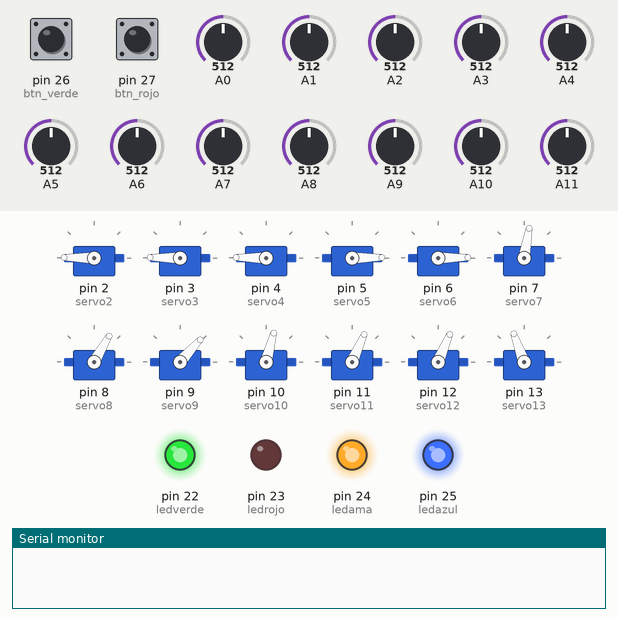
Recording of a sketch running on a simulated Arduino Mega 2560, built with avr-gcc and run on an emulated ATmega2560. Parts: 12 × servo, output pins drawn as LEDs (lit = HIGH), the last lines printed to the serial monitor. The inputs (shaded band) are chosen by the test bench; at power-on: pin 26 (btn_verde) LOW, A0 = 512, A1 = 512, A3 = 512, A6 = 512, A7 = 512, pin 27 (btn_rojo) LOW, A2 = 512, A4 = 512, A5 = 512, A8 = 512, A9 = 512, A10 = 512, A11 = 512.

Above: at 1.2 s.
1.3 s: pin 26 (btn_verde) pulled HIGH for 0.15 s
At 2.7 s:
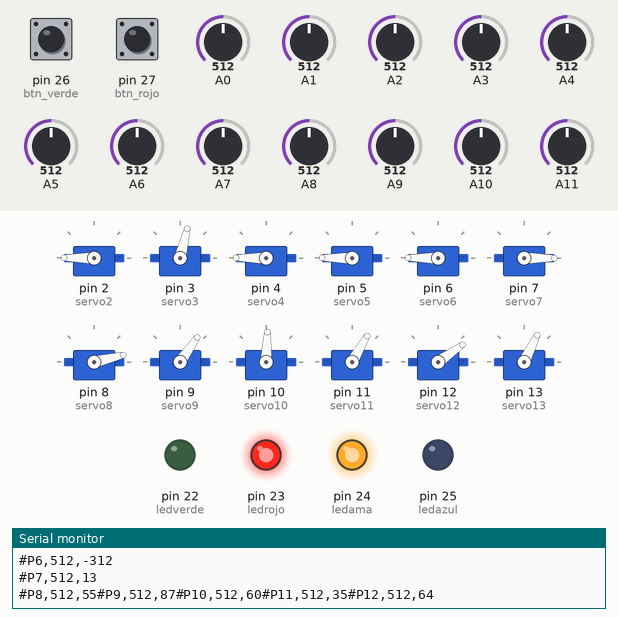
3.0 s: A0 set to 716
At 4.0 s:
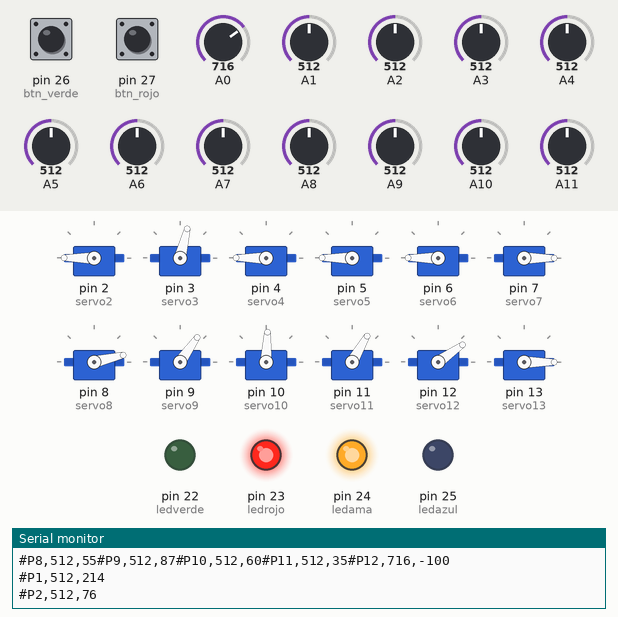
4.7 s: A1 set to 716
At 6.0 s:
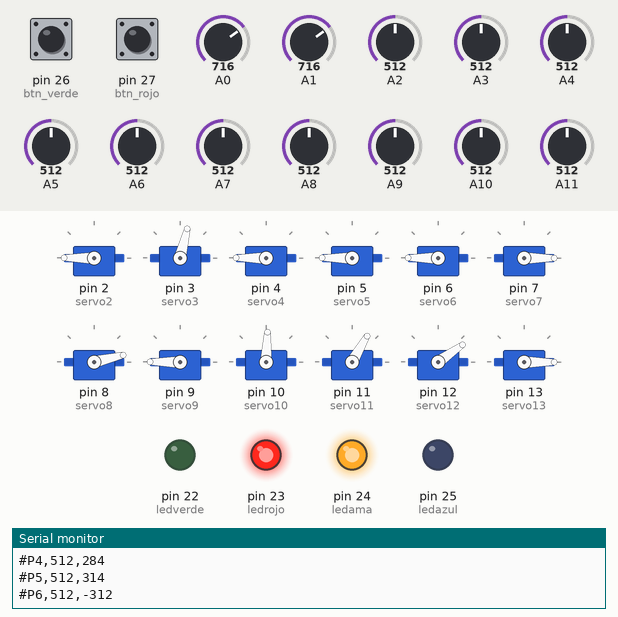
6.3 s: A3 set to 716
At 7.4 s:
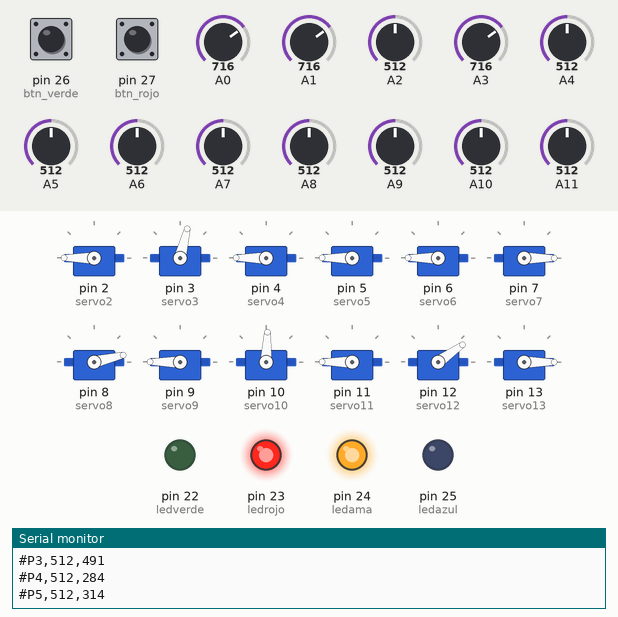
8.0 s: A6 set to 716
At 9.1 s:
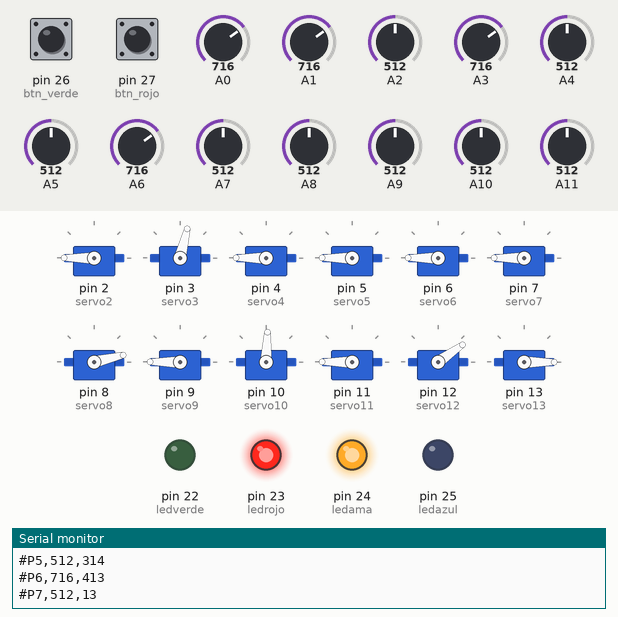
9.6 s: A7 set to 716
At 10.5 s:
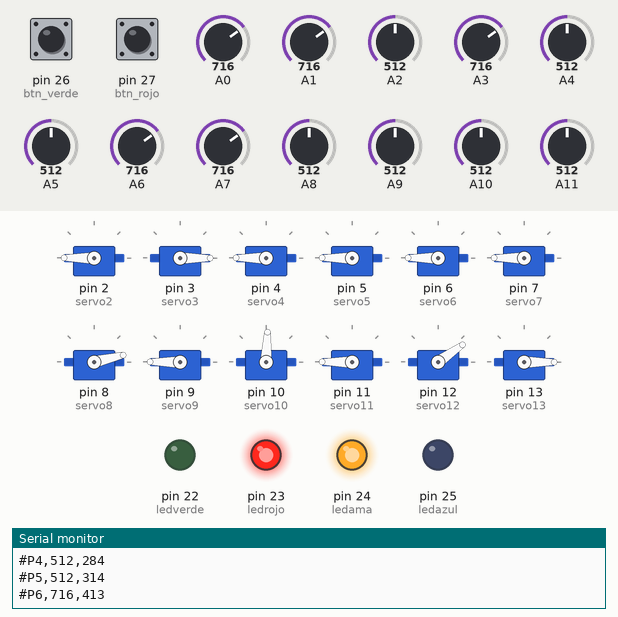
Timing chart, 0 to 12.3 s (numbered marks = the images above; inputs shaded):
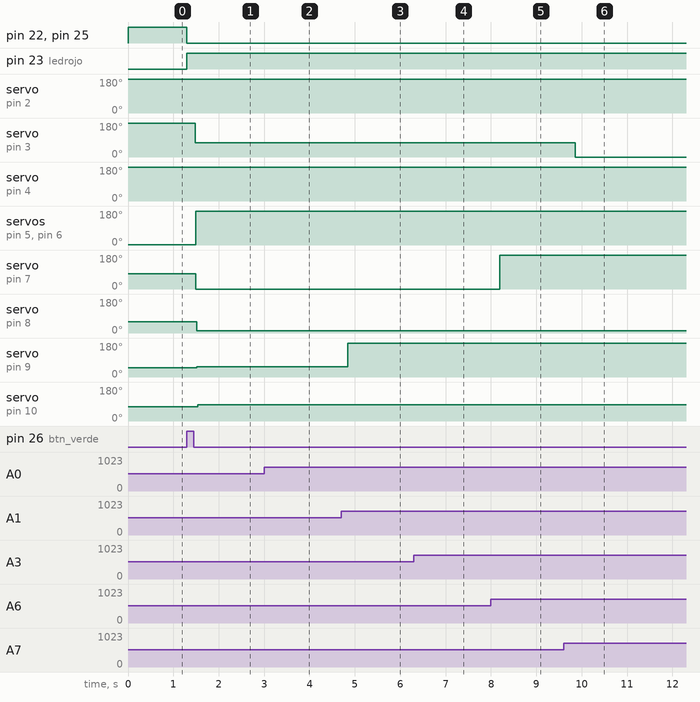

The sketch:

ArduinoDUE_code.ino
```cpp
//Declarando servos
#include <Servo.h> //Libreria para servomotores
Servo servo2; //Pulgar      ##movimientos verticales
Servo servo3; //Indice
Servo servo4; //Medio
Servo servo5; //Anular
Servo servo6; //Meñique
Servo servo7; //Muñeca
Servo servo8; //Pulgar MH   ##movimientos horizontales
Servo servo9; //Indice MH
Servo servo10; //Medio MH
Servo servo11; //Anular MH
Servo servo12; //Meñique MH
Servo servo13; //Muñeca MH

//Declarando los potenciometros y sus variables
int P_val; //Pulgar
int I_val; //Indice
int M_val; //Medio
int A_val; //Anular
int Q_val; //Meñique
int N_val; //Muñeca
int Px_val; //Pulgar H
int Ix_val; //Indice H
int Mx_val; //Medio H
int Ax_val; //Anular H
int Qx_val; //Meñique H
int Nx_val; //Muñeca H

/////////////////////////// Filtro ///////////////////////////
int Lecturas2[10]; //Vector de lecturas
int Lecturas3[10];
int Lecturas4[10];
int Lecturas5[10];
int Lecturas6[10];
int Lecturas7[10];
int Lecturas8[10];
int Lecturas9[10];
int Lecturas10[10];
int Lecturas11[10];
int Lecturas12[10];
int Lecturas13[10];
int p=0;
int i=0;
int m=0;
int a=0;
int q=0;
int n=0;
int px=0;
int ix=0;
int mx=0;
int ax=0;
int qx=0;
int nx=0;
int Total2 = 0;
int Total3 = 0;
int Total4 = 0;
int Total5 = 0;
int Total6 = 0;
int Total7 = 0;
int Total8 = 0;
int Total9 = 0;
int Total10 = 0;
int Total11 = 0;
int Total12 = 0;
int Total13 = 0;
int Promedio2 = 0;
int Promedio3 = 0;
int Promedio4 = 0;
int Promedio5 = 0;
int Promedio6 = 0;
int Promedio7 = 0;
int Promedio8 = 0;
int Promedio9 = 0;
int Promedio10 = 0;
int Promedio11 = 0;
int Promedio12 = 0;
int Promedio13 = 0;

//Declarando pulsadores y LEDs de comunicacion
const int btn_verde=26;
const int btn_rojo=27;
const int ledverde=22;
const int ledama=24;
const int ledrojo=23;
const int ledazul=25;

//Declarando variables de control
int btn_vread; //lectura de boton verde
int btn_rread; //lectura de boton rojo
bool lab_verde;
bool lab_rojo;
bool lab_azul;
bool lab_ama;
bool ant_val;
bool val_0;
bool val_25;

//Variable para lectura de puerto serial
char b;
String readString;

void setup() {
  // put your setup code here, to run once:
Serial.begin(9600);
// Direccion de servos
servo2.attach(2); //Pulgar
servo3.attach(3); //Indice
servo4.attach(4); //Medio
servo5.attach(5); //Anular
servo6.attach(6); //Meñique
servo7.attach(7); //Muñeca
servo8.attach(8); //Pulgar MH
servo9.attach(9); //Indice MH
servo10.attach(10); //Medio MH
servo11.attach(11); //Anular MH
servo12.attach(12); //Meñique MH
servo13.attach(13); //Giro MH
// Posicion inicial de servos
servo2.write(179); //Pulgar
servo3.write(179); //Indice
servo4.write(179); //Medio
servo5.write(1); //Anular
servo6.write(1); //Meñique
servo7.write(80); //Pulgar
servo8.write(60); //Indice
servo9.write(48); //Medio
servo10.write(75); //Anular
servo11.write(66); //Meñique
servo12.write(67); //Anular
servo13.write(110); //Muñeca
// Operaciones del filtro
for(p=0; p< 10; p++)
Lecturas2[p] = 0;
p=0;
for(i=0; i<10; i++)
Lecturas3[i] = 0;
i=0;
for(m=0; m< 10; m++)
Lecturas4[m] = 0;
m=0;
for(a=0; a< 10; a++)
Lecturas5[a] = 0;
a=0;
for(q=0; q< 10; q++)
Lecturas6[q] = 0;
q=0;
for(n=0; n< 10; n++)
Lecturas7[n] = 0;
n=0;
for(px=0; px< 10; px++)
Lecturas8[px] = 0;
px=0;
for(ix=0; ix<10; ix++)
Lecturas9[ix] = 0;
ix=0;
for(mx=0; mx< 10; mx++)
Lecturas10[mx] = 0;
mx=0;
for(ax=0; ax< 10; ax++)
Lecturas11[ax] = 0;
ax=0;
for(qx=0; qx< 10; qx++)
Lecturas12[qx] = 0;
qx=0;
for(nx=0; nx< 10; nx++)
Lecturas13[nx] = 0;
nx=0;

// Declarando entradas y salidas de botones e indicadores
pinMode(ledverde,OUTPUT);
pinMode(ledrojo,OUTPUT);
pinMode(ledazul,OUTPUT);
pinMode(ledama,OUTPUT);
pinMode(btn_verde,INPUT);
pinMode(btn_rojo,INPUT);
// Indicadores apagados
digitalWrite(ledverde,HIGH);
digitalWrite(ledrojo,HIGH);
digitalWrite(ledazul,HIGH);
digitalWrite(ledama,HIGH);
// Variables para uso de botones
lab_verde = false;
lab_rojo = true;
lab_azul = false;
lab_ama = false;
ant_val = true;
val_25 = true;
val_0 = false;
}

void loop() {
  // put your main code here, to run repeatedly:
  // Programa apagado
  while(lab_rojo==true&&lab_verde==false){ //Mientras el boton de encendido físico
    digitalWrite(ledverde,HIGH);           //o el botón de LabVIEW no se presionen
    digitalWrite(ledrojo,LOW);
    digitalWrite(ledazul,HIGH);
    digitalWrite(ledama,HIGH);
    if(Serial.available()){ // Si el puerto serial esta en uso
    b = Serial.read();
      if(b=='a'){ // Si llega el caracter "a"
        delay(6);
        lab_verde=true; //Encendido Labview
        lab_rojo=false;
      }
    }
    btn_vread = digitalRead(btn_verde);
    btn_rread = digitalRead(btn_rojo);
    if(btn_vread==HIGH&&btn_rread==LOW){ //Si se preisona el botón encendido
      lab_verde=true; //Encendido Labview
      lab_rojo=false;
      Serial.println("encender");
    }
  }

  // Programa encendido
  while(lab_verde==true&&lab_rojo==false&&btn_rread==LOW){ //Mientras las variables de encendido sean TRUE
    digitalWrite(ledverde,LOW);
    digitalWrite(ledrojo,HIGH);
      while(lab_ama==false&&(lab_azul==true||ant_val==true)&&lab_rojo==false){ //Mientras la variable de lectura sean TRUE
        digitalWrite(ledazul,LOW);
        digitalWrite(ledama,HIGH);
        btn_vread = digitalRead(btn_verde);
        btn_rread = digitalRead(btn_rojo);
        if(Serial.available()){ //Si el puerto serial esta uso
          b = Serial.read();
          if(b=='d'){ //Si llega el caracter "d"
            lab_ama=true; //Modo control
            lab_azul=false;
            ant_val==false;
          }
          else if(b=='b'){ //Si llega el caracter "b"
            lab_rojo=true;//apagar
            lab_verde=false;
          }
          else if(b=='e'){ //Si llega el caracter "e"
            digitalWrite(ledverde,HIGH);
            digitalWrite(ledrojo,HIGH);
            digitalWrite(ledazul,HIGH);
            digitalWrite(ledama,HIGH);
            lab_rojo=false;
            lab_verde=false;
            lab_ama=false;
            lab_azul=false;
            ant_val==false;
          }
        }
        else{ //Sino se ejecuta el siguiente comando
          Exoesqueleto();
        }
        if(btn_rread==HIGH&&btn_vread==LOW){ //Si se presiona el botón de apagado
          lab_verde=false;
          lab_rojo=true;
        }
      }
    while(lab_ama==true&&lab_azul==false&&lab_rojo==false){ //Mientras las variables de control sean TRUE
      digitalWrite(ledazul,HIGH);
      digitalWrite(ledama,LOW);
      btn_vread = digitalRead(btn_verde);
      btn_rread = digitalRead(btn_rojo);
      if(Serial.available()){ //Si el puerto serial esta en uso
        b = Serial.read();
        if(b=='c'){ //Si se recibe el caracter "c"
          delay(6);
          lab_ama=false; //Lectura exoesqueleto Labview
          lab_azul=true;
        }
        else if(b=='b'){ //Si se recibe el caracter "b"
          delay(6);
          lab_rojo=true; //Apagar labview
          lab_verde=false;
        }
        else if(b=='e'){ //Si se recibe el caracter "e"
          delay(6);
          digitalWrite(ledverde,HIGH);
          digitalWrite(ledrojo,HIGH);
          digitalWrite(ledazul,HIGH);
          digitalWrite(ledama,HIGH);
          lab_rojo=false;
          lab_verde=false;
          lab_ama=false;
          lab_azul=false;
          ant_val==false;
        }

        //Pulgar
        else if(b=='A'){ //Si se recibe el caracter "A", se controla el pulgar vertical
          delay(6);
          while (Serial.available()){
            char c = Serial.read();
            readString += c;
          }
          if(readString.length() >0){
            servo2.write(readString.toInt());
            readString=""; //Limpiar string
          }
        }

        //Indice
        else if(b=='B'){ //Si se recibe el caracter "B", se controla el índice vertical
          delay(6);
          while (Serial.available()){
            char c = Serial.read();
            readString += c;
          }
          if(readString.length() >0){
            servo3.write(readString.toInt());
            readString=""; //Limpiar string
          }
        }

        //Medio
        else if(b=='M'){ //Si se recibe el caracter "M", se controla el medio vertical
          delay(6);
          while (Serial.available()){
            char c = Serial.read();
            readString += c;
          }
          if(readString.length() >0){
            servo4.write(readString.toInt());
            readString=""; //Limpiar string
          }
        }

        //Anular
        else if(b=='D'){ //Si se recibe el caracter "D", se controla el anular vertical
          delay(6);
          while (Serial.available()){
            char c = Serial.read();
            readString += c;
          }
          if(readString.length() >0){
            servo5.write(readString.toInt());
            readString=""; //Limpiar string
          }
        }

        //Meñique
        else if(b=='E'){ //Si se recibe el caracter "E", se controla el meñique vertical
          delay(6);
          while (Serial.available()){
            char c = Serial.read();
            readString += c;
          }
          if(readString.length() >0){
            servo6.write(readString.toInt());
            readString=""; //Limpiar string
          }
        }

        //Muñeca
        else if(b=='F'){ //Si se recibe el caracter "F", se controla el muñeca vertical
          delay(6);
          while (Serial.available()){
            char c = Serial.read();
            readString += c;
          }
          if(readString.length() >0){
            servo7.write(readString.toInt());
            readString=""; //Limpiar string
          }
        }

        //Pulgar MH
        else if(b=='G'){ //Si se recibe el caracter "G", se controla el pelgar horizontal
          delay(6);
          while (Serial.available()){
            char c = Serial.read();
            readString += c;
          }
          if(readString.length() >0){
            servo8.write(readString.toInt());
            readString=""; //Clear string
          }
        }

        //Indice MH
        else if(b=='H'){ //Si se recibe el caracter "H", se controla el índice horizontal
          delay(6);
          while (Serial.available()){
            char c = Serial.read();
            readString += c;
          }
          if(readString.length() >0){
            servo9.write(readString.toInt());
            readString=""; //Limpiar string
          }
        }

        //Medio MH
        else if(b=='I'){ //Si se recibe el caracter "I", se controla el medio horizontal
          delay(6);
          while (Serial.available()){
            char c = Serial.read();
            readString += c;
          }
          if(readString.length() >0){
            servo10.write(readString.toInt());
            readString=""; //Limpiar string
          }
        }

        //Anular MH
        else if(b=='J'){ //Si se recibe el caracter "J", se controla el anular horizontal
          delay(6);
          while (Serial.available()){
            char c = Serial.read();
            readString += c;
          }
          if(readString.length() >0){
            servo11.write(readString.toInt());
            readString=""; //Clear string
          }
        }

        //Meñique MH
        else if(b=='K'){ //Si se recibe el caracter "K", se controla el meñique horizontal
          delay(6);
          while (Serial.available()){
            char c = Serial.read();
            readString += c;
          }
          if(readString.length() >0){
            servo12.write(readString.toInt());
            readString=""; //Limpiar string
          }
        }

        //Muñeca MH
        else if(b=='L'){ //Si se recibe el caracter "L", se controla la muñeca horizontal
          delay(6);
          while (Serial.available()){
            char c = Serial.read();
            readString += c;
          }
          if(readString.length() >0){
            servo13.write(readString.toInt());
            readString=""; //Limpiar string
          }
        }
      }
      if(btn_rread==HIGH&&btn_vread==LOW){ //Si se presiona el botón de apagado
        lab_verde=false;
        lab_rojo=true;
      }
    }
  }
}

//Comando para lectura de potenciometros del exoesqueleto
void Exoesqueleto(){

// Lectura de potenciometros y escritura en servomotores
Total2 = Total2 - Lecturas2[p];
Total3 = Total3 - Lecturas3[i];
Total4 = Total4 - Lecturas4[m];
Total5 = Total5 - Lecturas5[a];
Total6 = Total6 - Lecturas6[q];
Total7 = Total7 - Lecturas7[n];
Total8 = Total8 - Lecturas8[px];
Total9 = Total9 - Lecturas9[ix];
Total10 = Total10 - Lecturas10[mx];
Total11 = Total11 - Lecturas11[ax];
Total12 = Total12 - Lecturas12[qx];
Total13 = Total13 - Lecturas13[nx];
//Agrega una lectura a la posición actual dentro del vector
Lecturas2[p] = analogRead(A11);
Lecturas3[i] = analogRead(A7);
Lecturas4[m] = analogRead(A8);
Lecturas5[a] = analogRead(A9);
Lecturas6[q] = analogRead(A10);
Lecturas7[n] = analogRead(A6);
Lecturas8[px] = analogRead(A5);
Lecturas9[ix] = analogRead(A1);
Lecturas10[mx] = analogRead(A2);
Lecturas11[ax] = analogRead(A3);
Lecturas12[qx] = analogRead(A4);
Lecturas13[nx] = analogRead(A0);
//Realiza la sumatoria entre lecturas
Total2 = Total2 + Lecturas2[p];
p = p + 1;
Total3 = Total3 + Lecturas3[i];
i = i + 1;
Total4 = Total4 + Lecturas4[m];
m = m + 1;
Total5 = Total5 + Lecturas5[a];
a = a + 1;
Total6 = Total6 + Lecturas6[q];
q = q + 1;
Total7 = Total7 + Lecturas7[n];
n = n + 1;
Total8 = Total8 + Lecturas8[px];
px = px + 1;
Total9 = Total9 + Lecturas9[ix];
ix = ix + 1;
Total10 = Total10 + Lecturas10[mx];
mx = mx + 1;
Total11 = Total11 + Lecturas11[ax];
ax = ax + 1;
Total12 = Total12 + Lecturas12[qx];
qx = qx + 1;
Total13 = Total13 + Lecturas13[nx];
nx = nx + 1;

//Calcula el promedio y envía el resultado al servomotor
//Pulgar
if (p >= 10){
  p = 0;
  Promedio2 = Total2 / 10;
     Serial.print("#P1");
     Serial.print(",");
     Serial.print(Promedio2);
     Serial.print(",");
     P_val = map(Promedio2, 520, 560, 179, 1);
     Serial.println(P_val);
     servo2.write(P_val);
     }

//Indice
if (i >= 10){
  i = 0;
  Promedio3 = Total3 / 10;
     Serial.print("#P2");
     Serial.print(",");
     Serial.print(Promedio3);
     Serial.print(",");
     I_val = map(Promedio3, 400, 550,179, 40);
     Serial.println(I_val);
     servo3.write(I_val);
}

//Medio
if (m >= 10){
  m = 0;
  Promedio4 = Total4 / 10;
     Serial.print("#P3");
     Serial.print(",");
     Serial.print(Promedio4);
     Serial.print(",");
     M_val = map(Promedio4, 890, 760, 15, 179);
     Serial.println(M_val);
     servo4.write(M_val);
}

//Anular
if (a >= 10){
  a = 0;
  Promedio5 = Total5 / 10;
     Serial.print("#P4");
     Serial.print(",");
     Serial.print(Promedio5);
     Serial.print(",");
     A_val = map(Promedio5, 450 ,345, 179, 1);
     Serial.println(A_val);
     servo5.write(A_val);
     }

//Meñique
if (q >= 10){
  q = 0;
  Promedio6 = Total6 / 10;
     Serial.print("#P5");
     Serial.print(",");
     Serial.print(Promedio6);
     Serial.print(",");
     Q_val = map(Promedio6,  380,455, 1, 179);
     Serial.println(Q_val);
     servo6.write(Q_val);
     }

//Muñeca
if (n >= 10){
  n = 0;
  Promedio7 = Total7 / 10;
     Serial.print("#P6");
     Serial.print(",");
     Serial.print(Promedio7);
     Serial.print(",");
     N_val = map(Promedio7,  600,650, 1, 179);
     Serial.println(N_val);
     servo7.write(N_val);
     }

//Pulgar Horizontal
if (px >= 10){
  px = 0;
  Promedio8 = Total8 / 10;
     Serial.print("#P7");
     Serial.print(",");
     Serial.print(Promedio8);
     Serial.print(",");
     Px_val = map(Promedio8, 500, 620, 1, 125);
     Serial.println(Px_val);
     servo8.write(Px_val);
}

//Indice Horizontal
if (ix >= 10){
  ix = 0;
  Promedio9 = Total9 / 10;
     Serial.print("#P8");
     Serial.print(",");
     Serial.print(Promedio9);
     Serial.print(",");
     Ix_val = map(Promedio9, 515, 543, 60, 110);
     Serial.print(Ix_val);
     servo9.write(Ix_val);

}

//Medio Horizontal
if (mx >= 10){
  mx = 0;
  Promedio10 = Total10 / 10;
     Serial.print("#P9");
     Serial.print(",");
     Serial.print(Promedio10);
     Serial.print(",");
     Mx_val = map(Promedio10, 508, 538, 77, 152);
     Serial.print(Mx_val);
     servo10.write(Mx_val);

     }

//Anular Horizontal
if (ax >= 10){
  ax = 0;
  Promedio11 = Total11 / 10;
     Serial.print("#P10");
     Serial.print(",");
     Serial.print(Promedio11);
     Serial.print(",");
     Ax_val = map(Promedio11, 500,535 , 45, 90);
     Serial.print(Ax_val);
     servo11.write(Ax_val);

     }

//Meñique Horizontal
     if (qx >= 10){
qx = 0;
Promedio12 = Total12 / 10;
     Serial.print("#P11");
     Serial.print(",");
     Serial.print(Promedio12);
     Serial.print(",");
     Qx_val = map(Promedio12, 500, 550, 20, 86);
     Serial.print(Qx_val);
     servo12.write(Qx_val);

     }

//Muñeca Horizontal
if (nx >= 10){
  nx = 0;
  Promedio13 = Total13 / 10;
     Serial.print("#P12");
     Serial.print(",");
     Serial.print(Promedio13);
     Serial.print(",");
     Nx_val = map(Promedio13, 590, 370, 1, 179);
     Serial.println(Nx_val);
     servo13.write(Nx_val);

   }
   delay(18);
}
```

Measured:
- after the input at 1.3 s, pin 22 (ledverde), pin 25 (ledazul): HIGH → LOW at once; pin 23 (ledrojo): LOW → HIGH at once; servo on pin 2 (servo2): 179° → 180° after 0.18 s; servo on pin 3 (servo3): 179° → 76° after 0.18 s; servo on pin 4 (servo4): 179° → 180° after 0.19 s
- after the input at 3.0 s, servo on pin 13 (servo13): 64° → 0° after 0.22 s
- after the input at 4.7 s, servo on pin 9 (servo9): 55° → 180° after 0.15 s
- after the input at 6.3 s, servo on pin 11 (servo11): 60° → 180° after 0.25 s
- after the input at 8.0 s, servo on pin 7 (servo7): 0° → 180° after 0.19 s
- after the input at 9.6 s, servo on pin 3 (servo3): 76° → 0° after 0.26 s
